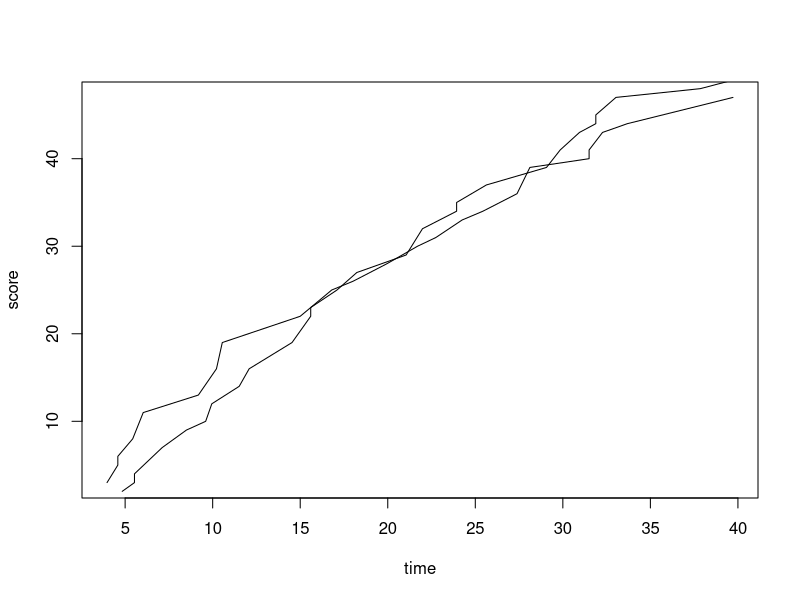

Generate this figure with R:
## Problem 1: Generate a graph using score-by-score info from game in txt file

# Load the score-by-score information
UWvMSU<-read.table(file="UWvMSU_1-22-13.txt",header=TRUE,stringsAsFactors=FALSE)
# Organize score info by school
UW<-UWvMSU[UWvMSU$team=='UW',]
MSU<-UWvMSU[UWvMSU$team=='MSU',]
# Aggregate the score data for each school by the time
totalscoreUW<-numeric(length(UW$score))
for(i in 1:length(UW$score)){
  totalscoreUW[i]<-sum(UW$score[1:i])
}

totalscoreMSU<-numeric(length(MSU$score))
for(i in 1:length(MSU$score)){
  totalscoreMSU[i]<-sum(MSU$score[1:i])
}

# Plot aggregate scores with time as the other variable
x1<-UW$time
x2<-MSU$time
y1<-totalscoreUW
y2<-totalscoreMSU
plot(x1,y1,type='l',xlab='time',ylab='score')
lines(x2,y2)


## Problem 2:Generate "Guess my number" game

# Generate random number from 1-100
randomnum<-sample(1:100,1)
# Limit to 10 guesses
for (i in 1:10){
  guess<-readline(prompt="Pick a number from 1 to 100")
# Generate output "lower", "higher", and "correct"
if(randomnum<guess){
  print("lower")
  }else if(randomnum>guess){
      print("higher")
        }else
  if(randomnum==guess){
    print("correct!")
  }
}